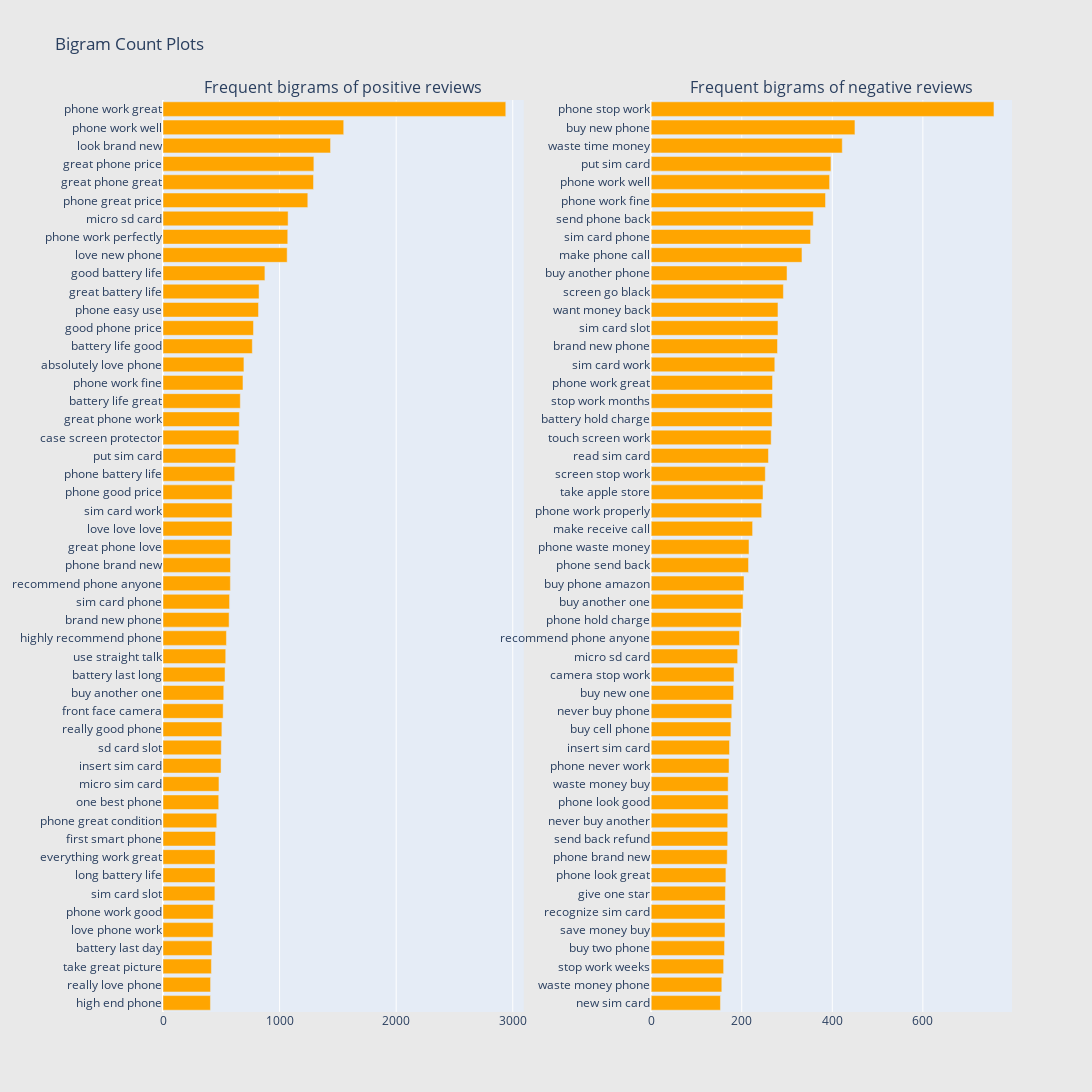

The notebook cell saved with this chart:
### Markdown cell above
#### 3-grams

### Code cell
freq_dict = defaultdict(int)
for sent in positive_dataset["CleanReviews"]:
    for word in generate_ngrams(sent,3):
        freq_dict[word] += 1
fd_sorted = pd.DataFrame(sorted(freq_dict.items(), key=lambda x: x[1])[::-1])
fd_sorted.columns = ["word", "wordcount"]
trace0 = horizontal_bar_chart(fd_sorted.head(50), 'orange')


freq_dict = defaultdict(int)
for sent in negative_dataset["CleanReviews"]:
    for word in generate_ngrams(sent,3):
        freq_dict[word] += 1
fd_sorted = pd.DataFrame(sorted(freq_dict.items(), key=lambda x: x[1])[::-1])
fd_sorted.columns = ["word", "wordcount"]
trace1 = horizontal_bar_chart(fd_sorted.head(50), 'orange')

# Creating two subplots
fig = subplots.make_subplots(rows=1, cols=2, vertical_spacing=0.04,horizontal_spacing=0.15,
                          subplot_titles=["Frequent bigrams of positive reviews", 
                                          "Frequent bigrams of negative reviews"])
fig.append_trace(trace0, 1, 1)
fig.append_trace(trace1, 1, 2)
fig['layout'].update(height=1200, width=1200, paper_bgcolor='rgb(233,233,233)', title="Bigram Count Plots")
py.iplot(fig, filename='word-plots')

### Figure 1 — Plotly figure (JSON) as saved in the notebook; plotly's stock layout.template omitted (floating-point values rounded to 4 significant figures)
{"data": [{"marker": {"color": "orange"}, "orientation": "h", "showlegend": false, "type": "bar", "x": [407, 408, 415, 420, 430, 431, 445, 446, 446, 451, 461, 478, 480, 498, 500, 505, 516, 521, 532, 538, 544, 567, 571, 578, 579, 579, 592, 593, 593, 615, 624, 651, 655, 663, 686, 694, 766, 776, 819, 824, 874, 1065, 1070, 1073, 1242, 1291, 1294, 1437, 1550, 2940], "xaxis": "x", "y": ["high end phone", "really love phone", "take great picture", "battery last day", "love phone work", "phone work good", "sim card slot", "long battery life", "everything work great", "first smart phone", "phone great condition", "one best phone", "micro sim card", "insert sim card", "sd card slot", "really good phone", "front face camera", "buy another one", "battery last long", "use straight talk", "highly recommend phone", "brand new phone", "sim card phone", "recommend phone anyone", "phone brand new", "great phone love", "love love love", "sim card work", "phone good price", "phone battery life", "put sim card", "case screen protector", "great phone work", "battery life great", "phone work fine", "absolutely love phone", "battery life good", "good phone price", "phone easy use", "great battery life", "good battery life", "love new phone", "phone work perfectly", "micro sd card", "phone great price", "great phone great", "great phone price", "look brand new", "phone work well", "phone work great"], "yaxis": "y"}, {"marker": {"color": "orange"}, "orientation": "h", "showlegend": false, "type": "bar", "x": [153, 156, 160, 162, 163, 163, 164, 165, 168, 169, 169, 170, 170, 172, 173, 176, 178, 182, 183, 191, 195, 199, 203, 205, 215, 216, 224, 244, 247, 252, 259, 265, 267, 268, 268, 273, 279, 280, 280, 292, 300, 333, 352, 358, 385, 394, 397, 422, 450, 757], "xaxis": "x2", "y": ["new sim card", "waste money phone", "stop work weeks", "buy two phone", "save money buy", "recognize sim card", "give one star", "phone look great", "phone brand new", "send back refund", "never buy another", "phone look good", "waste money buy", "phone never work", "insert sim card", "buy cell phone", "never buy phone", "buy new one", "camera stop work", "micro sd card", "recommend phone anyone", "phone hold charge", "buy another one", "buy phone amazon", "phone send back", "phone waste money", "make receive call", "phone work properly", "take apple store", "screen stop work", "read sim card", "touch screen work", "battery hold charge", "stop work months", "phone work great", "sim card work", "brand new phone", "sim card slot", "want money back", "screen go black", "buy another phone", "make phone call", "sim card phone", "send phone back", "phone work fine", "phone work well", "put sim card", "waste time money", "buy new phone", "phone stop work"], "yaxis": "y2"}], "layout": {"annotations": [{"font": {"size": 16}, "showarrow": false, "text": "Frequent bigrams of positive reviews", "x": 0.2125, "xanchor": "center", "xref": "paper", "y": 1, "yanchor": "bottom", "yref": "paper"}, {"font": {"size": 16}, "showarrow": false, "text": "Frequent bigrams of negative reviews", "x": 0.7875, "xanchor": "center", "xref": "paper", "y": 1, "yanchor": "bottom", "yref": "paper"}], "height": 1200, "paper_bgcolor": "rgb(233,233,233)", "title": {"text": "Bigram Count Plots"}, "width": 1200, "xaxis": {"anchor": "y", "domain": [0, 0.425]}, "xaxis2": {"anchor": "y2", "domain": [0.575, 1]}, "yaxis": {"anchor": "x", "domain": [0, 1]}, "yaxis2": {"anchor": "x2", "domain": [0, 1]}}}
